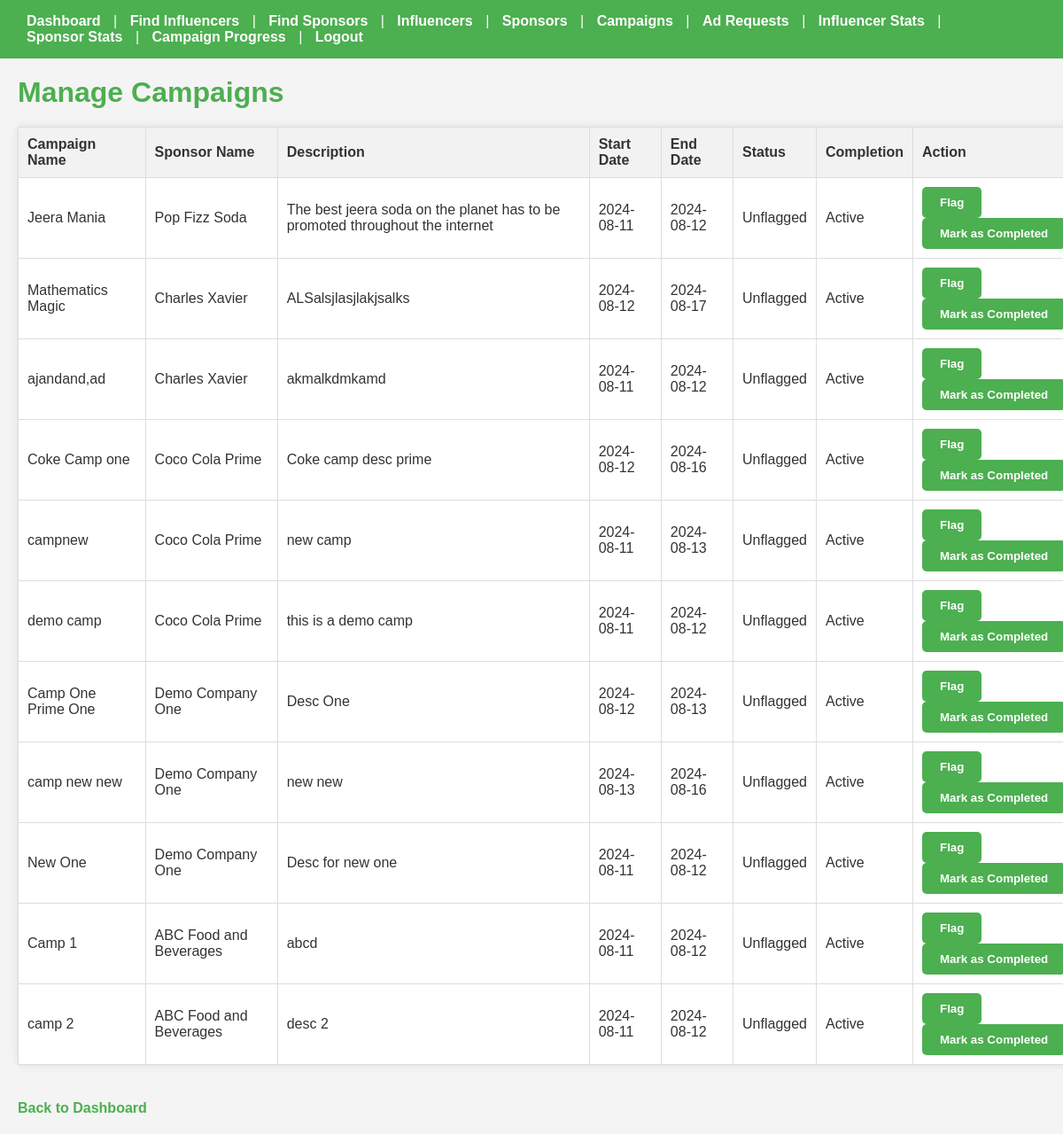
The app's page /admin_camp with its own data.
### backend/models.py (models this page shows)
class campaign(db.Model):
    __tablename__="campaign"
    camp_id=db.Column(db.Integer, primary_key=True)
    spon_id=db.Column(db.Integer, db.ForeignKey("spon_info.spon_id"), nullable=False)
    name=db.Column(db.String, nullable=False)
    description=db.Column(db.Text, nullable=False)
    sdate=db.Column(db.Date, nullable=False)
    edate=db.Column(db.Date, nullable=False)
    budget=db.Column(db.Integer, nullable=False)
    Visibility=db.Column(db.String, nullable=False)
    goals=db.Column(db.Text, nullable=False)
    completion_status=db.Column(db.String, default="Active")
    camp_flag_status=db.Column(db.String, default="Unflagged")
    ad_requests=db.relationship('adreq', backref='campaign', cascade="all, delete-orphan", lazy=True)

class spon_info(db.Model):
    __tablename__="spon_info"
    spon_id=db.Column(db.Integer, primary_key=True)
    spon_type=db.Column(db.String, nullable=False)
    email=db.Column(db.String, nullable=False)
    spon_full_name=db.Column(db.String, nullable=False)
    spon_user_name=db.Column(db.String, unique=True, nullable=False)
    industry=db.Column(db.String, nullable=False)
    evaluation=db.Column(db.Integer, nullable=False)
    spon_password=db.Column(db.String, nullable=False)
    spon_flag_status=db.Column(db.String, default="Unflagged")
    campaigns=db.relationship('campaign', backref='sponsor', lazy=True)

### backend/controllers.py (the view, shortened to what this page needs)
@app.route("/admin_camp", methods=['GET', 'POST'])
def admin_camp():
    campaigns = campaign.query.all()
    return render_template("admin_camp.html", campaigns=campaigns)

### templates/admin_camp.html (shortened to what this page needs)
<!DOCTYPE html>
<html lang="en">
<head>
</head>
<body>
    <div class="navbar">
        <a href="/admin_dashboard">Dashboard</a> |
        <a href="/admin_find_inf">Find Influencers</a> |
        <a href="/admin_find_spon">Find Sponsors</a> |
        <a href="/admin_inf">Influencers</a> |
        <a href="/admin_spon">Sponsors</a> |
        <a href="/admin_camp">Campaigns</a> |
        <a href="/admin_req">Ad Requests</a> |
        <a href="/admin_inf_stats">Influencer Stats</a> |
        <a href="/admin_spon_stats">Sponsor Stats</a> |
        <a href="/admin_prog">Campaign Progress</a> |
        <a href="/">Logout</a>
    </div>
    <div class="container">
        <h1>Manage Campaigns</h1>
        {% if campaigns %}
            <table>
                <thead>
                    <tr>
                        <th>Campaign Name</th>
                        <th>Sponsor Name</th>
                        <th>Description</th>
                        <th>Start Date</th>
                        <th>End Date</th>
                        <th>Status</th>
                        <th>Completion</th>
                        <th>Action</th>
                    </tr>
                </thead>
                <tbody>
                    {% for campaign in campaigns %}
                    <tr>
                        <td>{{ campaign.name }}</td>
                        <td>{{ campaign.sponsor.spon_full_name }}</td>
                        <td>{{ campaign.description }}</td>
                        <td>{{ campaign.sdate }}</td>
                        <td>{{ campaign.edate }}</td>
                        <td>{{ campaign.camp_flag_status }}</td>
                        <td>{{ campaign.completion_status }}</td>
                        <td>
                            <form method="POST" action="/admin_camp">
                                {% if campaign.camp_flag_status == 'Unflagged' %}
                                    <button type="submit" name="action" value="flag">Flag</button>
                                {% else %}
                                    <button type="submit" name="action" value="unflag">Unflag</button>
                                {% endif %}
                            </form>
                            <form method="POST" action="/admin_camp">
                                {% if campaign.completion_status == 'Active' %}
                                    <button type="submit" name="action" value="complete">Mark as Completed</button>
                                {% else %}
                                    <button type="submit" name="action" value="active">Mark as Active</button>
                                {% endif %}
                            </form>
                        </td>
                    </tr>
                    {% endfor %}
                </tbody>
            </table>
        {% else %}
            <p>No campaigns found.</p>
        {% endif %}
        <a href="{{ url_for('admin_dashboard') }}">Back to Dashboard</a>
    </div>
</body>
</html>

### templates/admin_camp.html (style rules this page uses)
body { font-family: Arial, sans-serif; background-color: #f4f4f4; color: #333; margin: 0; padding: 0; }
h1 { color: #4CAF50; margin: 20px; }
.navbar { background-color: #4CAF50; padding: 15px 20px; color: #fff; }
.navbar a { color: #fff; text-decoration: none; font-weight: bold; margin: 0 10px; }
table { width: 100%; border-collapse: collapse; margin: 20px; background-color: #fff; border-radius: 5px; box-shadow: 0 0 10px rgba(0,0,0,0.1); }
table, th, td { border: 1px solid #ddd; }
th, td { padding: 10px; text-align: left; }
th { background-color: #f2f2f2; }
form { display: inline; }
button { background-color: #4CAF50; color: #fff; padding: 10px 20px; border: none; border-radius: 5px; cursor: pointer; font-weight: bold; }
a { color: #4CAF50; text-decoration: none; font-weight: bold; margin: 20px; display: inline-block; }

### records on screen
campaign: name "Jeera Mania", sponsor.spon_full_name "Pop Fizz Soda", description "The best jeera soda on the planet has to be promoted throughout the internet", sdate "2024-08-11", edate "2024-08-12", camp_flag_status "Unflagged", completion_status "Active", shows "Flag", shows "Mark as Completed"
campaign: name "Mathematics Magic", sponsor.spon_full_name "Charles Xavier", description "ALSalsjlasjlakjsalks", sdate "2024-08-12", edate "2024-08-17", camp_flag_status "Unflagged", completion_status "Active", shows "Flag", shows "Mark as Completed"
campaign: name "ajandand,ad", sponsor.spon_full_name "Charles Xavier", description "akmalkdmkamd", sdate "2024-08-11", edate "2024-08-12", camp_flag_status "Unflagged", completion_status "Active", shows "Flag", shows "Mark as Completed"
campaign: name "Coke Camp one", sponsor.spon_full_name "Coco Cola Prime", description "Coke camp desc prime", sdate "2024-08-12", edate "2024-08-16", camp_flag_status "Unflagged", completion_status "Active", shows "Flag", shows "Mark as Completed"
campaign: name "campnew", sponsor.spon_full_name "Coco Cola Prime", description "new camp", sdate "2024-08-11", edate "2024-08-13", camp_flag_status "Unflagged", completion_status "Active", shows "Flag", shows "Mark as Completed"
campaign: name "demo camp", sponsor.spon_full_name "Coco Cola Prime", description "this is a demo camp", sdate "2024-08-11", edate "2024-08-12", camp_flag_status "Unflagged", completion_status "Active", shows "Flag", shows "Mark as Completed"
campaign: name "Camp One Prime One", sponsor.spon_full_name "Demo Company One", description "Desc One", sdate "2024-08-12", edate "2024-08-13", camp_flag_status "Unflagged", completion_status "Active", shows "Flag", shows "Mark as Completed"
campaign: name "camp new new", sponsor.spon_full_name "Demo Company One", description "new new", sdate "2024-08-13", edate "2024-08-16", camp_flag_status "Unflagged", completion_status "Active", shows "Flag", shows "Mark as Completed"
campaign: name "New One", sponsor.spon_full_name "Demo Company One", description "Desc for new one", sdate "2024-08-11", edate "2024-08-12", camp_flag_status "Unflagged", completion_status "Active", shows "Flag", shows "Mark as Completed"
campaign: name "Camp 1", sponsor.spon_full_name "ABC Food and Beverages", description "abcd", sdate "2024-08-11", edate "2024-08-12", camp_flag_status "Unflagged", completion_status "Active", shows "Flag", shows "Mark as Completed"
campaign: name "camp 2", sponsor.spon_full_name "ABC Food and Beverages", description "desc 2", sdate "2024-08-11", edate "2024-08-12", camp_flag_status "Unflagged", completion_status "Active", shows "Flag", shows "Mark as Completed"
